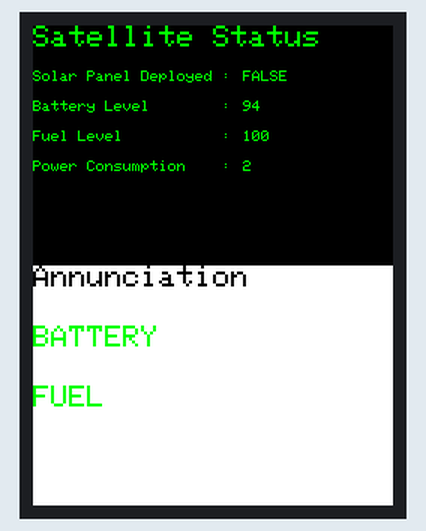
This sketch was run on a simulated Arduino Uno, built with avr-gcc and run on an emulated ATmega328P. On the bench: 240×320 colour display. What the sketch prints to the serial monitor is not drawn.

Above: at 0.4 s.
At 19.1 s:
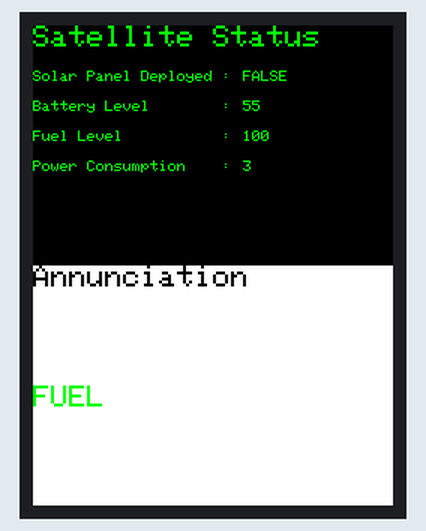
At 21.4 s:
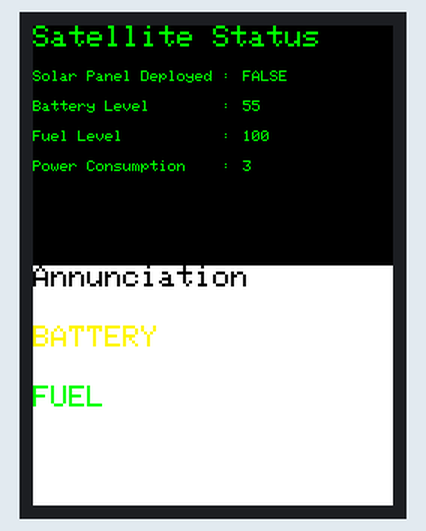
At 30.4 s:
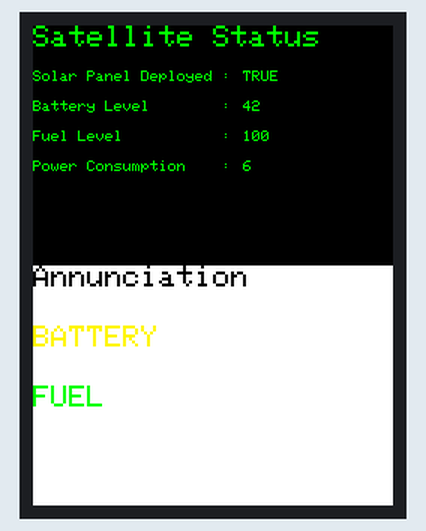
At 38.6 s:
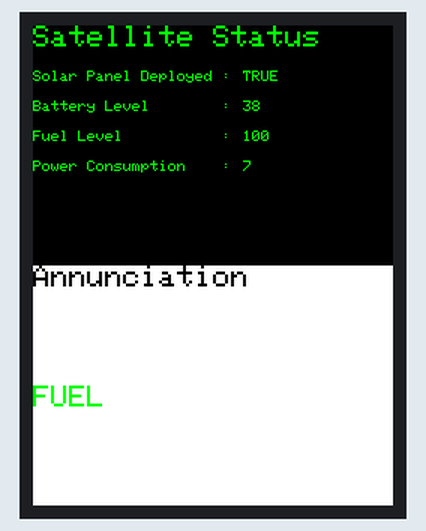

Measured:
- what the display in image 1 shows lasts 0.7 s, from 19.1 s to 19.8 s
- what the display in image 2 shows lasts 0.8 s, from 21.3 s to 22.1 s

The sketch:

Assignment2Arduino.ino
```cpp
extern "C" {
  #include "TCB.h"
  #include "scheduler.h"
  #include "globals.h"
  #include "clock.h"
  #include "LCD.h"
}

// length of the TCB queue
#define LENGTH 6

// the time in milliseconds to run the task once, empirically
// found by running task alone 10-100000 times and using
// arduino clock to estimate
#define TASK_TIME_SATELLITE_COMS_FUNCTION 0.126L
#define TASK_TIME_THRUSTER_SUBSYSTEM_FUNCTION 0.121L
#define TASK_TIME_POWER_SUBSYSTEM_FUNCTION 0.08L
#define TASK_TIME_WARNING_ALARM_FUNCTION 44.4L
#define TASK_TIME_CONSOLE_DISPLAY_FUNCTION 61.6L
#define TASK_TIME_DUMMY_FUNCTION 0.07L

TCB tcbs[LENGTH];
Scheduler scheduler;
Taskqueue queue;

// a dummy tasks which does nothing... for now.
// required in spec to have 6 length TCB queue
// so this fills the unused 6th slot
void dummy(void* c);

void setup() {
  // put your setup code here, to run once:
  Serial.begin(9600);
  while (!Serial) {
    ; // wait for serial port to connect. Needed for native USB port only
  }
  init_LCD();
  initScheduler(&scheduler);
  initialize();

  initTCB(&tcbs[0], (void*)&comsData, satelliteComsFunction, PRIORITY_LOW, TASK_TIME_SATELLITE_COMS_FUNCTION);
  initTCB(&tcbs[1], (void*)&thrusterData, thrusterSubsystemFunction, PRIORITY_LOW, TASK_TIME_THRUSTER_SUBSYSTEM_FUNCTION);
  initTCB(&tcbs[2], (void*)&powerData, powerSubsystemFunction, PRIORITY_LOW, TASK_TIME_POWER_SUBSYSTEM_FUNCTION);
  initTCB(&tcbs[3], (void*)&warningData, warningAlarmFunction, PRIORITY_HIGH, TASK_TIME_WARNING_ALARM_FUNCTION);
  initTCB(&tcbs[4], (void*)&displayData, consoleDisplayFunction, PRIORITY_LOW, TASK_TIME_CONSOLE_DISPLAY_FUNCTION);
  initTCB(&tcbs[5], (void*)0, dummy, PRIORITY_LOW, TASK_TIME_DUMMY_FUNCTION);

  initTaskQueue(&queue, tcbs, LENGTH);

  // force as char* to suppress c++ warnings
  const char* SATELLITE_STATUS = "Satellite Status";
  const char* SOLAR_PANEL_DEPLOYED = "Solar Panel Deployed :";
  const char* BATTERY_LEVEL = "Battery Level        :";
  const char* FUEL_LEVEL = "Fuel Level           :";
  const char* POWER_CONSUMPTION = "Power Consumption    :";
  const char* ANNUNCIATION = "Annunciation";

  // build the outline for the satellite status screen
  tft_clear_top(BLACK);
  tft_set_color(GREEN);
  tft_set_fontsize(2);
  tft_display_top(SATELLITE_STATUS, FIELD_ALIGN_X, HEADER_ALIGN_Y);
  tft_set_fontsize(1);
  tft_display_top(SOLAR_PANEL_DEPLOYED, FIELD_ALIGN_X, Y_STATE);
  tft_display_top(BATTERY_LEVEL, FIELD_ALIGN_X, Y_BATTERY);
  tft_display_top(FUEL_LEVEL, FIELD_ALIGN_X, Y_FUEL);
  tft_display_top(POWER_CONSUMPTION, FIELD_ALIGN_X, Y_POWER);

  // and annunciation
  tft_clear_bottom(WHITE);
  tft_set_color(BLACK);
  tft_set_fontsize(2);
  tft_display_bottom(ANNUNCIATION, FIELD_ALIGN_X, HEADER_ALIGN_Y);

  // establish initial display
  consoleDisplayFunction(&displayData);
  Serial.println("[DEBUG]: INITIALIZATION FINISHED!");
}

void loop() {
  // put your main code here, to run repeatedly:
  scheduleAndRun(&scheduler, &queue);
}

void dummy(void* c) {}
```

TCB.c
```cpp
#include "clock.h"
#include "TCB.h"

// similar example as what is done in the EE474 lecture notes
// and examples kernels on the website for the class
void invoke(TCB* tcb) {
    // run task and increment clock's penalty counter
    (tcb -> taskPtr)(tcb -> taskDataPtr);
    incrementPenalty(tcb -> penaltyMillis);
}

void initTCB(TCB* tcb, void* taskDataPtr, void (*taskPtr)(void*), TaskPriority priority, double penaltyMillis) {
    tcb -> taskDataPtr = taskDataPtr;
    tcb -> taskPtr = taskPtr;
    tcb -> priority = priority;
    tcb -> penaltyMillis = penaltyMillis;
}
```

TCB.h
```cpp
#ifndef TCB_H_INCLUDED
#define TCB_H_INCLUDED

// priority levels are like so: REAL_TIME > HIGH > LOW
typedef enum {PRIORITY_REAL_TIME, PRIORITY_HIGH, PRIORITY_LOW} TaskPriority;

typedef struct
{
	void* taskDataPtr;
	void (*taskPtr)(void*);
    TaskPriority priority;

    // estimated time to execute task on average in millis
    double penaltyMillis;
}
TCB;

// invokes TCB's function, passing in the given task info
// schedules the TCB to run at least the given number of
// milliseconds next from the current time.
//
// returns 1 if the task was invoked
// returns 0 if the task was not invoked
void invoke(TCB* tcb);

// initialize TCB with the given info
void initTCB(TCB* tcb, void* taskDataPtr, void (*taskPtr)(void*), TaskPriority priority, double penaltyMillis);

#endif // TCB_H_INCLUDED
```

bool.h
```cpp
#ifndef BOOL_H_INCLUDED
#define BOOL_H_INCLUDED

typedef enum { FALSE = 0, TRUE = 1} Bool;

#endif // BOOL_H_INCLUDED
```

clock.c
```cpp
#include "clock.h"

// milliseconds since program had started
static unsigned long long curMillis = 0;

// how long non-clock tasks have run, estimated
// based on empirics on how long tasks take to run
static double curPenaltyMillis = 0;

// for idle loop
static volatile int i = 0;

/*
This file contains the system specific implementation of the clock function.
This one is made for the Arduino environment to be used for the demo.

It uses a software delay and takes into account penalties from running tasks

TODO: what to do on overflow.
*/
unsigned long long getTimeMillis() {
    if (curPenaltyMillis > 1) {
        unsigned long long wholePenaltyMillis = (int) curPenaltyMillis;
        curPenaltyMillis -= wholePenaltyMillis;
        curMillis += curPenaltyMillis;
    } else {
        curPenaltyMillis += CLOCK_CASTING_PENALTY; // empirically found :O
        // loop over some number of seconds
        for (i = IDLE_LOOPS_CENTISECOND; i > 0;) {
          i--;
        }
        curMillis += 10;
    }

    return curMillis;
}

void incrementPenalty(double penaltyMillis) {
  curPenaltyMillis += penaltyMillis + CLOCK_CASTING_PENALTY;
}
```

clock.h
```cpp
#ifndef CLOCK_H_INCLUDED
#define CLOCK_H_INCLUDED

// penalty for running getTimeMillis or incrementPenalty
// in millis, so meta! empirically estimated based on 100000 loop trial
#define CLOCK_CASTING_PENALTY 0.08L

// number of idle iterations in for loop to waste 0.01s
#define IDLE_LOOPS_CENTISECOND 6000

/*
Gets the current system time in milliseconds. It however
has accuracy only up to centiseconds!

The current system time should be based on a common
point in the past, e.g. January 1st 1970 or the
time the system started running, between calls
in the same continual operation of the system.
*/
unsigned long long getTimeMillis();

// called by TCBs during invocation
// increments penalty which is the amount
// of time used by non-idling functions
void incrementPenalty(double penaltyMillis);
#endif // CLOCK_H_INCLUDED
```

consoleDisplaySubsystem.c
```cpp
#include <string.h>
#include <stdio.h>
#include "globals.h"
#include "consoleDisplaySubsystem.h"
#include "print_format.h"
#include "LCD.h"

void consoleDisplayFunction(void* data) {
    // Cast to correct pointer
    consoleDisplayData* displayData = (consoleDisplayData*) data;

    // for debugging
    print_format("SUBSYSTEM CONSOLE:\n");

    // obtain information to convert to strings
    Bool solarPanelState = *(displayData->solarPanelStatePtr);
    unsigned short batteryLevel = *(displayData->batteryLevelPtr);
    unsigned short fuelLevel = *(displayData->fuelLevelPtr);
    unsigned short powerConsumption = *(displayData->powerConsumptionPtr);

    // Create solar panel state string
    char* state;
    if(solarPanelState){
      state = "TRUE";
    } else {
      state = "FALSE";
    }

    // Create battery level string
    char battery[MAX_VALUE_WIDTH];
    snprintf(battery, MAX_VALUE_WIDTH, "%u", batteryLevel);


    // Create fuel level string
    char fuel[MAX_VALUE_WIDTH];
    snprintf(fuel, MAX_VALUE_WIDTH, "%u", fuelLevel);

    // Create power consumption string
    char power[MAX_VALUE_WIDTH];
    snprintf(power, MAX_VALUE_WIDTH, "%u", powerConsumption);

    // Draw a black rectangle on the top half of the screen to refresh it
    tft_set_color(BLACK);
    tft_fill_rect(TEXT_ALIGN_X, Y_STATE, tft_get_width(), Y_POWER, BLACK);

    tft_set_fontsize(FONTSIZE);
    tft_set_color(GREEN);
    tft_display_top(state, TEXT_ALIGN_X, Y_STATE);
    tft_display_top(battery, TEXT_ALIGN_X, Y_BATTERY);
    tft_display_top(fuel, TEXT_ALIGN_X, Y_FUEL);
    tft_display_top(power, TEXT_ALIGN_X, Y_POWER);
}
```

consoleDisplaySubsystem.h
```cpp
#ifndef CONSOLEDISPLAYSUBSYSTEM_H
#define CONSOLEDISPLAYSUBSYSTEM_H

// all values should be flush 140 pixels from left side of screen
#define TEXT_ALIGN_X 140

// all field names should be aligned at 0 for x coord.
#define FIELD_ALIGN_X 0

// all headers should be at the very top of the screen
#define HEADER_ALIGN_Y 0

// y-coordinates to start printing assoc. values for
#define Y_STATE 30
#define Y_BATTERY 50
#define Y_FUEL 70
#define Y_POWER 90

#define FONTSIZE 1

// max width of the string to print
#define MAX_VALUE_WIDTH 20

// for TRUE/FALSE
#include "bool.h"

typedef struct consoleDisplayDataStruct {
    unsigned int* thrustCommandPtr;
    unsigned short* batteryLevelPtr;
    unsigned short* fuelLevelPtr;
    unsigned short* powerConsumptionPtr;
    unsigned short* powerGenerationPtr;
    Bool* solarPanelStatePtr;
    Bool* fuelLowPtr;
    Bool* batteryLowPtr;
} consoleDisplayData;

/*
See specification/report for full functionality
*/
void consoleDisplayFunction(void* data);

#endif
```

globals.h
```cpp
// this file contains global variables which will be
// initialized in initGlobals.c (if they haven't here)
// see specification/report for details on what each field does

#ifndef GLOBALS_H_INCLUDED
#define GLOBALS_H_INCLUDED

// Assign human-readable names to some common 16-bit color values
// From the TFT code included in LCD.ino
#define BLACK   0x0000
#define BLUE    0x001F
#define RED     0xF800
#define GREEN   0x07E0
#define CYAN    0x07FF
#define MAGENTA 0xF81F
#define YELLOW  0xFFE0
#define WHITE   0xFFFF
#define ORANGE  0xFFA0

#include "bool.h"
#include "thrusterSubsystem.h"
#include "satelliteComsSubsystem.h"
#include "warningAlarmSubsystem.h"
#include "powerSubsystem.h"
#include "consoleDisplaySubsystem.h"

unsigned int thrustCommand;
unsigned short batteryLevel;
unsigned short fuelLevel;
unsigned short powerConsumption;
unsigned short powerGeneration;
Bool solarPanelState;
Bool fuelLow;
Bool batteryLow;

// static allocation for structs to use
powerSubsystemData powerData;
thrusterSubsystemData thrusterData;
satelliteComsData comsData;
consoleDisplayData displayData;
warningAlarmData warningData;

void initialize();
#endif // GLOBALS_H_INCLUDED
```

initGlobals.c
```cpp
#include <stdarg.h>
#include "globals.h"

void initPowerData() {
    powerData.solarPanelStatePtr = &solarPanelState;
    powerData.batteryLevelPtr = &batteryLevel;
    powerData.powerConsumptionPtr = &powerConsumption;
    powerData.powerGenerationPtr = &powerGeneration;
    powerData.callCounter = 0;
    powerData.increaseConsumption = TRUE;
}

void initThrusterData() {
    thrusterData.thrustCommandPtr = &thrustCommand;
    thrusterData.fuelLevelPtr = &fuelLevel;
}

void initComsData() {
    comsData.thrustCommandPtr = &thrustCommand;
    comsData.batteryLevelPtr = &batteryLevel;
    comsData.fuelLevelPtr = &fuelLevel;
    comsData.powerConsumptionPtr = &powerConsumption;
    comsData.powerGenerationPtr = &powerGeneration;
    comsData.solarPanelStatePtr = &solarPanelState;
    comsData.fuelLowPtr = &fuelLow;
    comsData.batteryLowPtr = &batteryLow;
}

void initDisplayData() {
    displayData.thrustCommandPtr = &thrustCommand;
    displayData.batteryLevelPtr = &batteryLevel;
    displayData.fuelLevelPtr = &fuelLevel;
    displayData.powerConsumptionPtr = &powerConsumption;
    displayData.powerGenerationPtr = &powerGeneration;
    displayData.solarPanelStatePtr = &solarPanelState;
    displayData.fuelLowPtr = &fuelLow;
    displayData.batteryLowPtr = &batteryLow;
}

void initWarningData() {
    warningData.batteryLevelPtr = &batteryLevel;
    warningData.batteryLowPtr = &batteryLow;
    warningData.fuelLevelPtr = &fuelLevel;
    warningData.fuelLowPtr = &fuelLow;
}

void initialize(){
    // Initialize globals
    thrustCommand = 0;
    batteryLevel = 100;
    fuelLevel = 100;
    powerConsumption = 0;
    powerGeneration = 0;
    solarPanelState = FALSE;
    fuelLow = FALSE;
    batteryLow = FALSE;

    // Initialize data structs
    initPowerData();
    initThrusterData();
    initComsData();
    initDisplayData();
    initWarningData();
}
```

powerSubsystem.c
```cpp
#include "globals.h"
#include "powerSubsystem.h"
#include "print_format.h"

void powerSubsystemFunction(void* data){
    // Cast to correct pointer
    powerSubsystemData* powerData = (powerSubsystemData*) data;

    // Power Consumption, increase consumption/decrease consumption
    // based on whether system is currently increasing or decreasing
    // power use
    if(powerData->increaseConsumption) {
        if (powerData->callCounter % 2 == 0) {
            *(powerData->powerConsumptionPtr) += 2;
        } else {
            *(powerData->powerConsumptionPtr) -= 1;
        }
        if (*(powerData->powerConsumptionPtr) > CONSUMPTION_LIMIT) {
            powerData->increaseConsumption = FALSE;
        }
    } else {
        if (powerData->callCounter % 2 == 0) {
            *(powerData->powerConsumptionPtr) -= 2;
        } else {
            *(powerData->powerConsumptionPtr) += 1;
        }
        if (*(powerData->powerConsumptionPtr) < CONSUMPTION_FLOOR) {
            powerData->increaseConsumption = TRUE;
        }
    }

    // Power Generation, based on battery level (which effects charging efficiency)
    // and whether solar panels are active
    if(*(powerData->solarPanelStatePtr)) {  // Solar panel is deployed
        if (*(powerData->batteryLevelPtr) > BATTERY_LEVEL_RETRACT) {
            *(powerData->solarPanelStatePtr) = FALSE;
            // Engineering decision: When we retract solar panel, power generation is 0
            *(powerData->powerGenerationPtr) = 0;
        } else if (*(powerData->batteryLevelPtr) < LOW_BATTERY_LEVEL){
            if (powerData->callCounter % 2 == 0) {
                *(powerData->powerGenerationPtr) += 2;
            } else {
                *(powerData->powerGenerationPtr) += 1;
            }
        } else if (*(powerData->batteryLevelPtr) <= HIGH_BATTERY_LEVEL
                   && *(powerData->batteryLevelPtr) >= LOW_BATTERY_LEVEL) {
            if (powerData->callCounter % 2 == 0) {
                *(powerData->powerGenerationPtr) += 2;
            }
        }
    } else {  // Solar panel is not deployed
        if (*(powerData->batteryLevelPtr) <= BATTERY_LEVEL_DEPLOY) {
            *(powerData->solarPanelStatePtr) = TRUE;
        }
    }

    // Battery Level use based on given formula
    if(!(*(powerData->solarPanelStatePtr))) {  // Solar panel is not deployed
        *(powerData->batteryLevelPtr) = *(powerData->batteryLevelPtr) - (3 * (*(powerData->powerConsumptionPtr)));
    } else {  // Solar panel is deployed
        *(powerData->batteryLevelPtr) = *(powerData->batteryLevelPtr) + *(powerData->powerGenerationPtr) - *(powerData->powerConsumptionPtr);
    }

    // cannot overcharge batteries (though you can try!)
    if (*(powerData->batteryLevelPtr) > 100) {
        *(powerData->batteryLevelPtr) = 100;
    }

    // for debugging
    print_format("SUBSYSTEM POWER\n");
    print_format("\tCurrent power consumption: %d \n\tCurrent power generation: %d \n\tBattery level: %d \n\tSolar panels: %d\n",
           *(powerData ->powerConsumptionPtr), *(powerData->powerGenerationPtr), *(powerData->batteryLevelPtr), *(powerData->solarPanelStatePtr));

    // call counting to control incremental behavior
    powerData->callCounter++;
}
```

powerSubsystem.h
```cpp
#ifndef POWERSUBSYSTEM_H
#define POWERSUBSYSTEM_H

/*
Why deploy at 60? In the worst case we are at 61 and 12 consumption

Battery:     61 25 17  9  5   1 --- phew barely lived!
Consumption: 12 10 11  9  10  8
Generation:   0  2  3  5  6   8
              ^
              |____where we start solar panels
              56 - 12
              20
*/

// the battery level thresholds to deploy and retract the solar panels
#define BATTERY_LEVEL_DEPLOY 61
#define BATTERY_LEVEL_RETRACT 95

// the power consumption thresholds to begin decreasing/increasing use
#define CONSUMPTION_LIMIT 10
#define CONSUMPTION_FLOOR 5

// HIGH and LOW battery levels which effect efficiency of solar panel
// power generation
#define HIGH_BATTERY_LEVEL 95
#define LOW_BATTERY_LEVEL 50

#include "bool.h"

typedef struct powerSubsystemDataStruct {
    Bool* solarPanelStatePtr;
    unsigned short* batteryLevelPtr;
    unsigned short* powerConsumptionPtr;
    unsigned short* powerGenerationPtr;
    int callCounter;
    Bool increaseConsumption;
} powerSubsystemData;

void powerSubsystemFunction(void* data);

#endif
```

print_format.cpp
```cpp
#include <Arduino.h>

// because we will be using in C libraries, use C naming conventions
extern "C" {
  #include "print_format.h"
}

// Taken from article: http://playground.arduino.cc/Main/Printf
void print_format(char *fmt, ... ){
        if (!DEBUG) return;

        char buf[1024]; // resulting string limited to 1024 chars
        va_list args;
        va_start (args, fmt );
        vsnprintf(buf, 1024, fmt, args);
        va_end (args);
        Serial.print(buf);
}
```

print_format.h
```cpp
#ifndef PRINTF_H_INCLUDED
#define PRINTF_H_INCLUDED

#define DEBUG 0 // set to 0 to turn off debugging print statements

// Allow writing to serial via a printf like function in Arduino
// but only if DEBUG is true
void print_format(char *fmt, ... );

#endif // PRINTF_H_INCLUDED
```

rand1.c
```cpp
#include <stdlib.h>
#include <stdio.h>
#include <limits.h>

#include "rand1.h"

static long seed = 1;

// taken from the EE474 website, courtesy of one James Peckol
long randomInteger(int low, int high)
{
	double randNum = 0.0;
 	long multiplier = 2743;
	long addOn = 5923;
	double max = INT_MAX + 1.0;

	long retVal = 0;

	if (low > high)
		retVal = randomInteger(high, low);
	else
	{
   		seed = seed*multiplier + addOn;
   		randNum = seed;

		if (randNum <0)
		{
			randNum = randNum + max;
		}

		randNum = randNum/max;

		retVal =  ((int)((high-low+1)*randNum))+low;
	}

	return retVal;
}
```

rand1.h
```cpp
#ifndef RAND1_H
#define RAND1_H

// generates a random integer between the two given values
long randomInteger(int low, int high);

#endif // RAND_H
```

Source omitted: satelliteComsSubsystem.c (892 bytes), satelliteComsSubsystem.h (792 bytes), scheduler.c (1447 bytes), scheduler.h (744 bytes), taskqueue.c (481 bytes), taskqueue.h (451 bytes), thrusterSubsystem.c (1551 bytes), thrusterSubsystem.h (250 bytes), warningAlarmSubsystem.c (3373 bytes), warningAlarmSubsystem.h (423 bytes), LCD.h (808 bytes), LCD.ino (4384 bytes)
